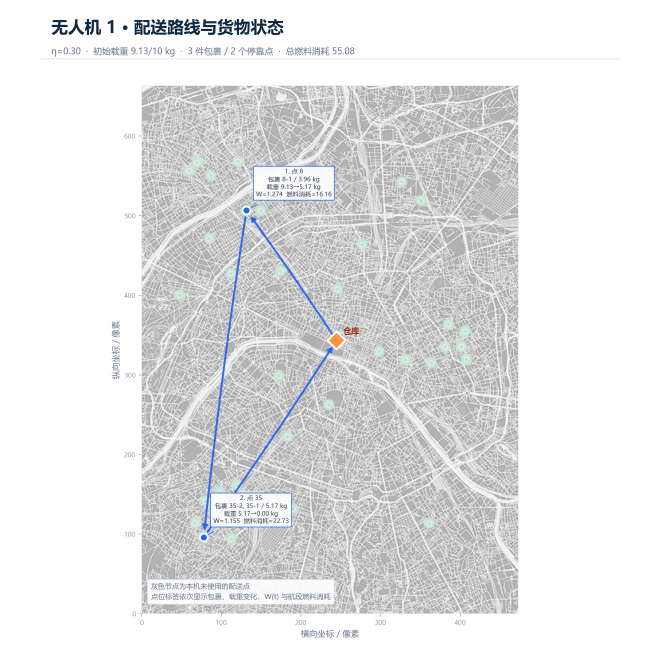
#> input picture output/problems/three/drone_routes/drone_01.png, 1980 x 1980 px (shown at 1/3 size); its folder holds 4 pictures in this run
$ python combine_drone_images.py
#> lines starting #> are read from the running program, lines starting #| are printed output that depends on the picture
"""将问题三的单机详情图按每四张合并为一张 2x2 图片。"""

from pathlib import Path

from PIL import Image, ImageOps


PROJECT_ROOT = Path(__file__).resolve().parents[2]
INPUT_DIR = PROJECT_ROOT / "output" / "problems" / "three" / "drone_routes"
OUTPUT_DIR = PROJECT_ROOT / "output" / "problems" / "three" / "drone_routes_combined"
GROUP_SIZE = 4
GRID_SIZE = 2


def combine_group(image_paths: list[Path], output_path: Path) -> None:
    """将四张图片缩放后排列成 2x2，并保持单张原图的总尺寸。"""
    if len(image_paths) != GROUP_SIZE:
        raise ValueError(f"每组必须包含 {GROUP_SIZE} 张图片。")

    images = [Image.open(path).convert("RGB") for path in image_paths]
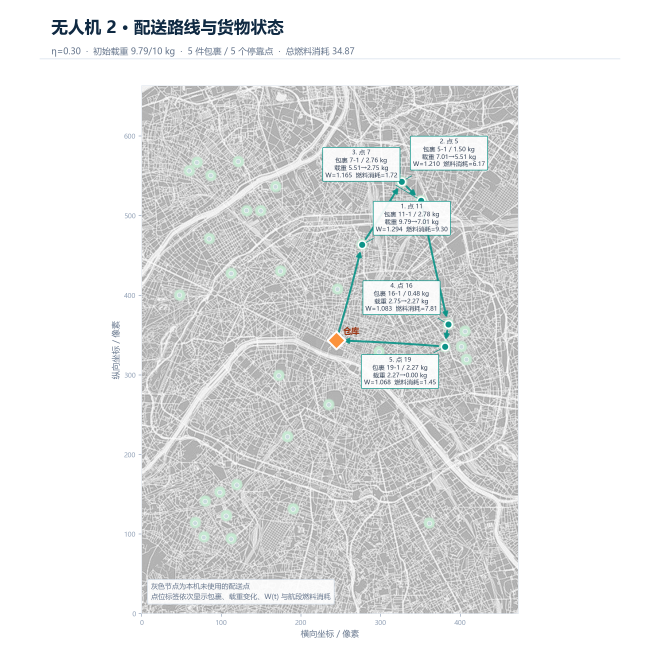
#> input picture output/problems/three/drone_routes/drone_02.png, 1980 x 1980 px (shown at 1/3 size)
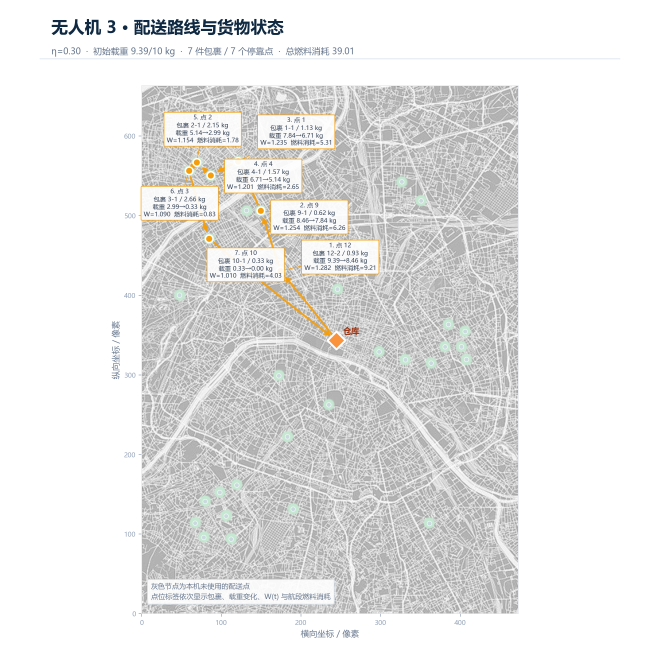
#> input picture output/problems/three/drone_routes/drone_03.png, 1980 x 1980 px (shown at 1/3 size)
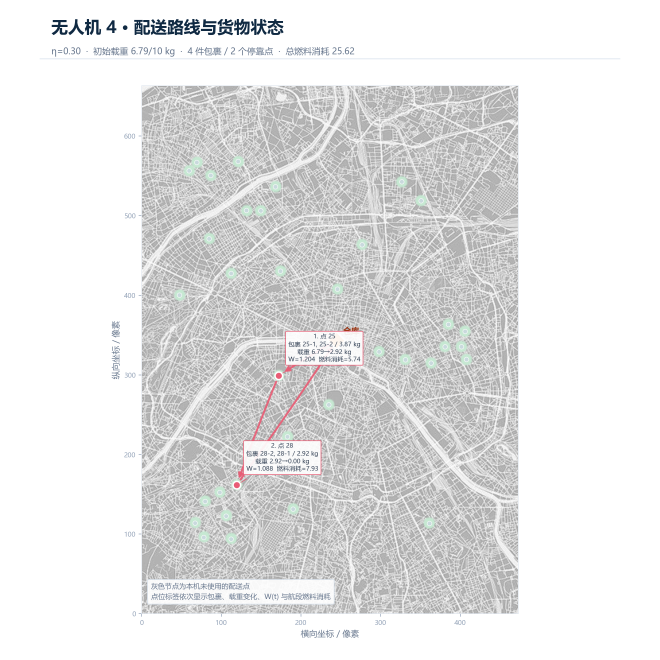
#> input picture output/problems/three/drone_routes/drone_04.png, 1980 x 1980 px (shown at 1/3 size)
#> images = 4 items
    width, height = images[0].size
#> width = 1980; height = 1980
    if any(image.size != (width, height) for image in images):
        raise ValueError("同一组合中的图片尺寸必须一致。")

    cell_width = width // GRID_SIZE
#> cell_width = 990
    cell_height = height // GRID_SIZE
#> cell_height = 990
    canvas = Image.new("RGB", (width, height), "white")
#> canvas: PIL image 1980x1980 RGB; every value is 255
    for index, image in enumerate(images):
        resized = ImageOps.contain(image, (cell_width, cell_height))
        left = (index % GRID_SIZE) * cell_width + (cell_width - resized.width) // 2
        top = (index // GRID_SIZE) * cell_height + (cell_height - resized.height) // 2
        canvas.paste(resized, (left, top))
#> this loop made 4 passes
#> (left, top) on passes 1 to 4: (0, 0), (990, 0), (0, 990), (990, 990)
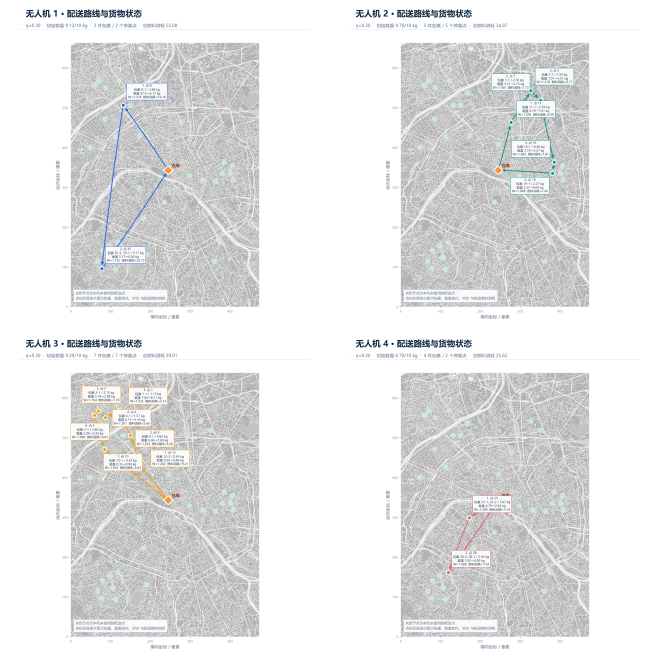
#> canvas: PIL image 1980x1980 RGB (shown at 1/3 size); mean R, G, B 229.3, 229.7, 229.8

    output_path.parent.mkdir(parents=True, exist_ok=True)
    canvas.save(output_path)


def main() -> None:
    """读取 8 张单机图并生成两张四图合成图。"""
    image_paths = sorted(INPUT_DIR.glob("drone_*.png"))
    if not image_paths:
        raise FileNotFoundError(f"未找到单机图片: {INPUT_DIR}")
    if len(image_paths) % GROUP_SIZE != 0:
        raise ValueError(f"图片数量 {len(image_paths)} 不能被每组数量 {GROUP_SIZE} 整除。")

    for start in range(0, len(image_paths), GROUP_SIZE):
        group = image_paths[start : start + GROUP_SIZE]
        group_number = start // GROUP_SIZE + 1
        output_path = OUTPUT_DIR / f"drone_group_{group_number:02d}.png"
        combine_group(group, output_path)
        print(f"Saved: {output_path}")


if __name__ == "__main__":
    main()
